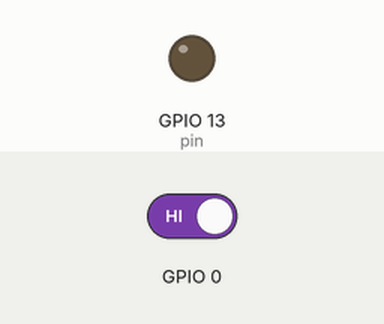
Simulated run of this sketch. Board: ESP8266 (NodeMCU). Shown: output pins drawn as LEDs (lit = HIGH). Inputs (shaded band) come from the test bench; at power-on: GPIO 0 HIGH.

Above: at 1.2 s.
1.3 s: GPIO 0 driven LOW
At 2.0 s:
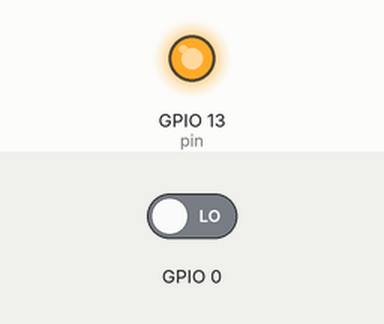
2.8 s: GPIO 0 driven HIGH
At 3.1 s:
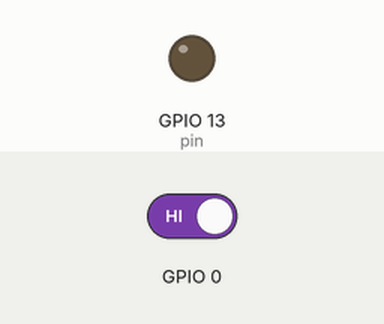
Timing chart, 0 to 5.8 s (numbered marks = the images above; inputs shaded):
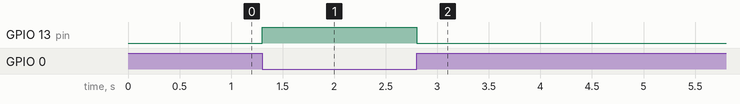

The sketch:

ESP8266_Interrupt_Example.ino
```cpp
// toggles LED when interrupt pin changes state

int pin = 13;
volatile int state = LOW;

void ICACHE_RAM_ATTR blink()
{
  state = !state;
}

void setup()
{
  pinMode(pin, OUTPUT);
  attachInterrupt(0, blink, CHANGE);
}

void loop()
{
  digitalWrite(pin, state);
}
```

Measured:
- after the input at 1.3 s, GPIO 13 (pin): LOW → HIGH at once
- after the input at 2.8 s, GPIO 13 (pin): HIGH → LOW at once
